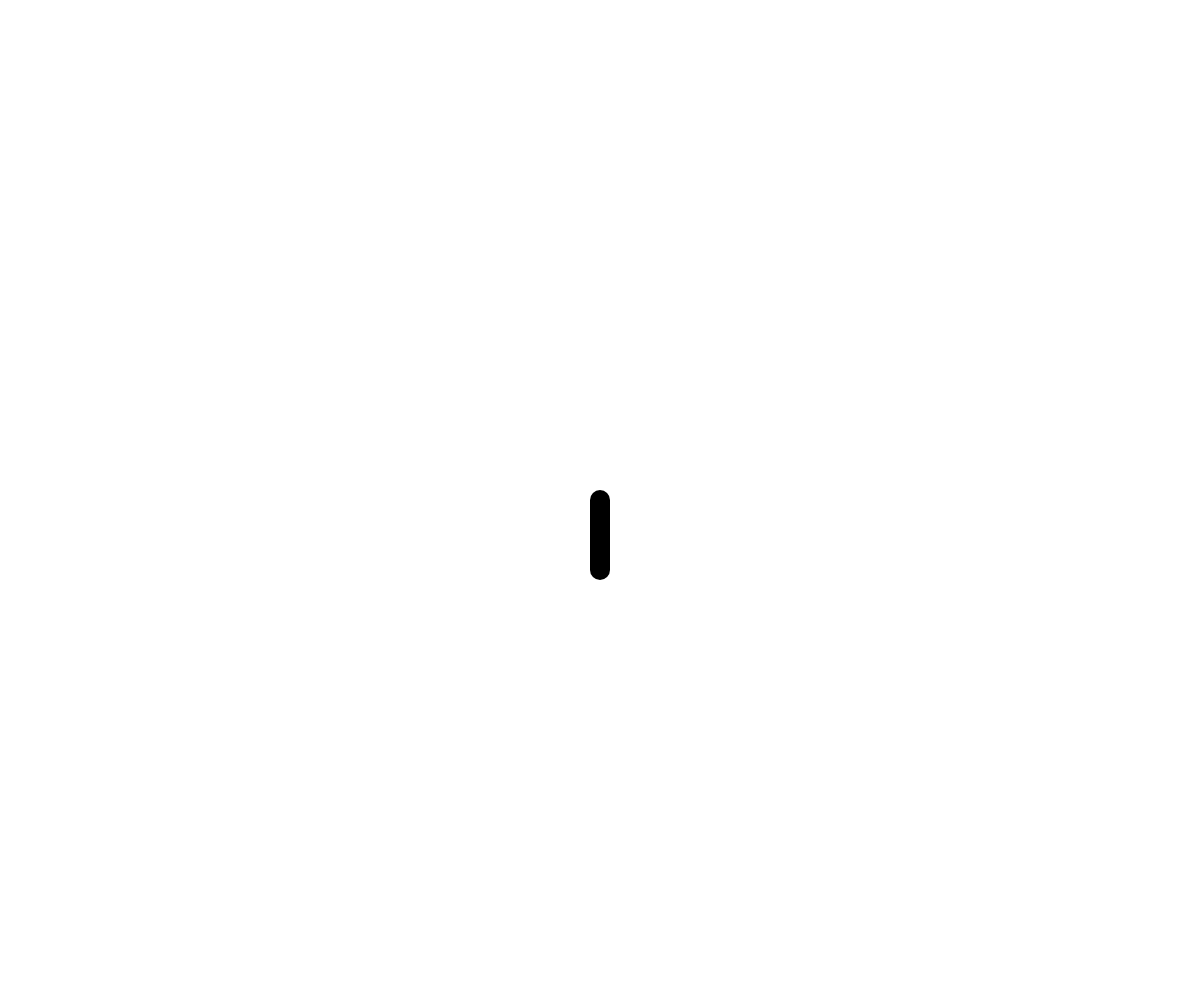
Frame 1 (no input)
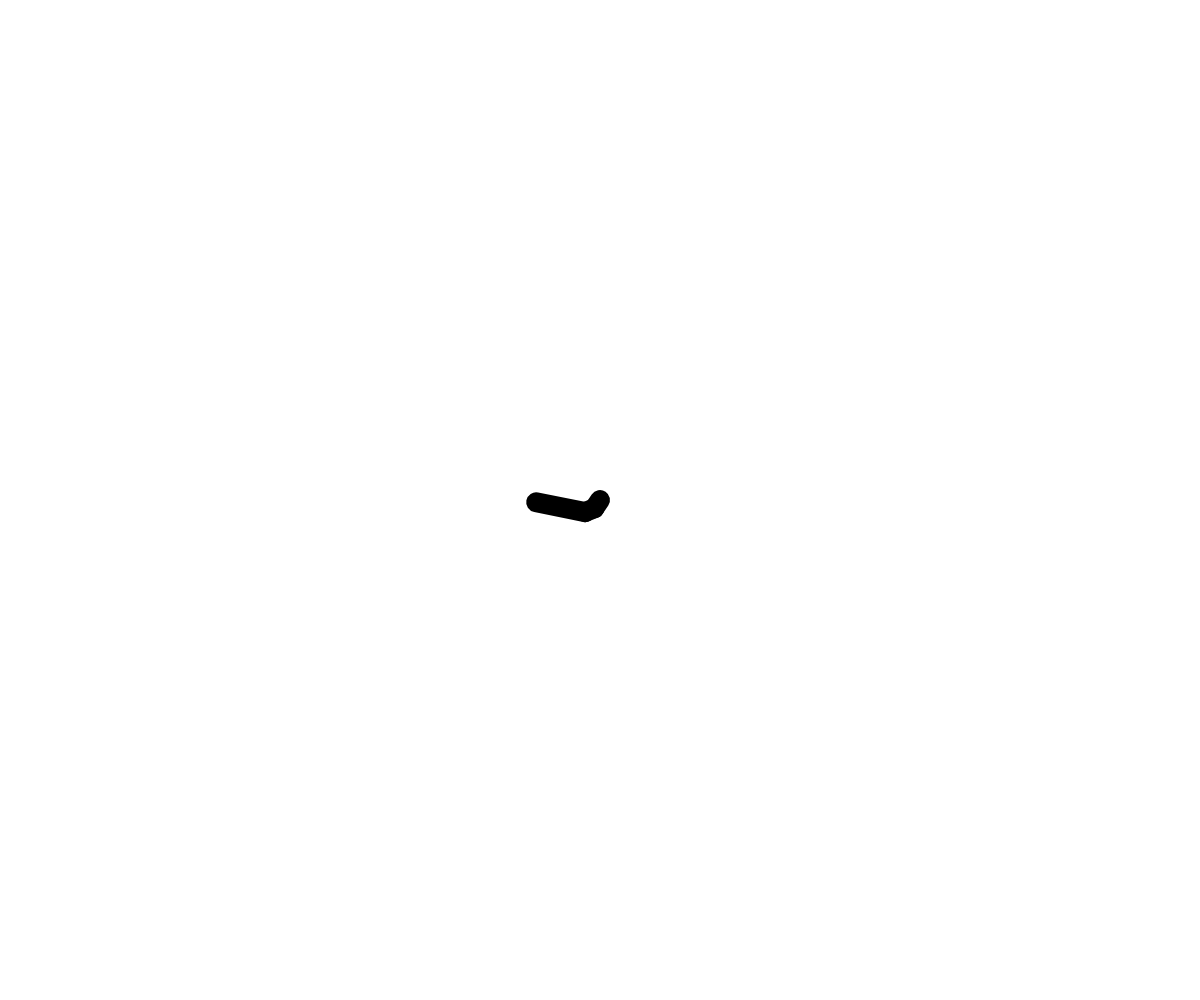
Frame 60 (no input)
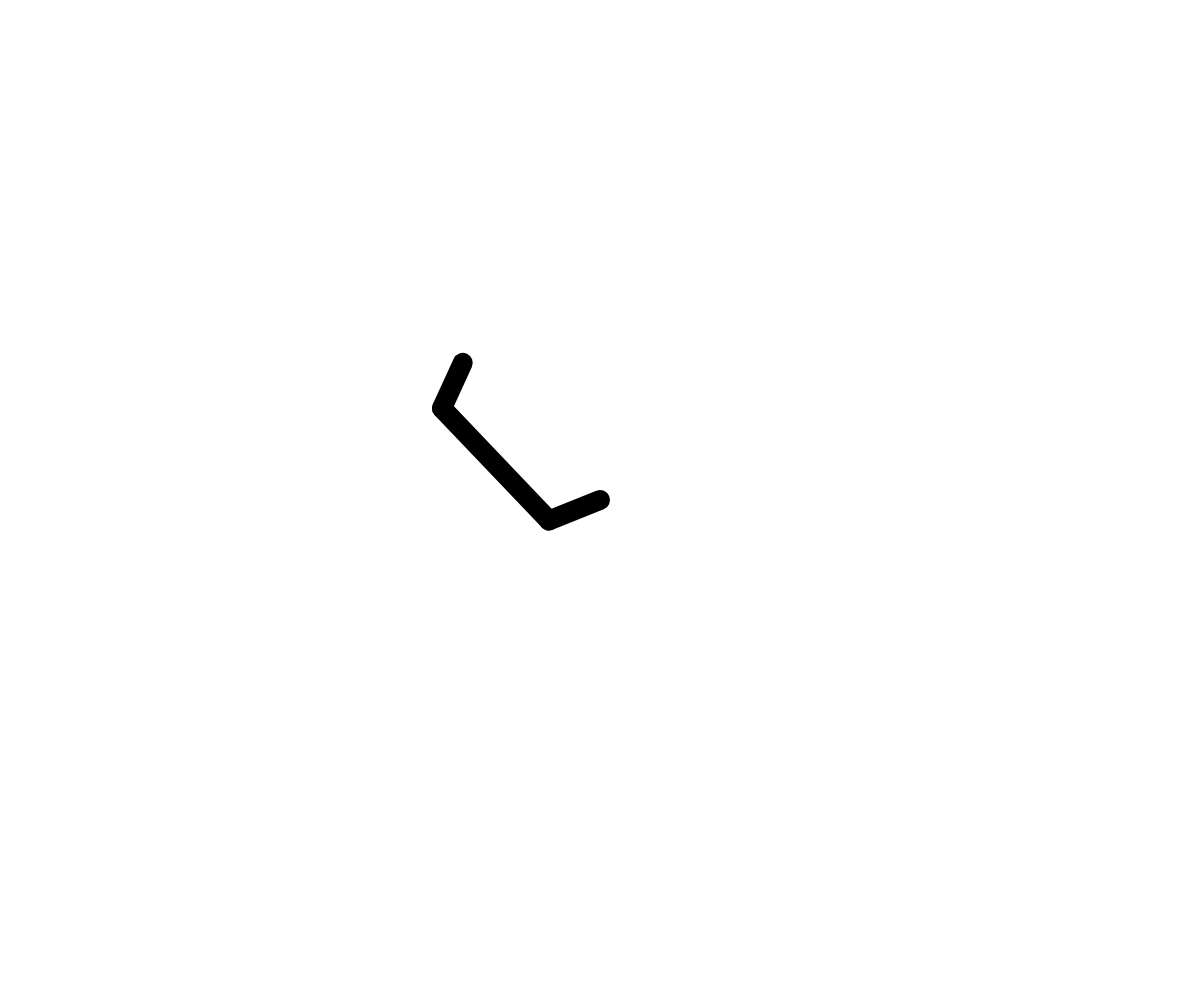
Frame 120 (the mouse pressed at the canvas centre since frame 60)

The p5.js sketch that drew these frames (run headless with seeded random() and noise() and a simulated clock; from frame 60 on, the mouse is pressed at the canvas centre):

// p5.js sketch
// ── sketch.js
var angle = 0.0;
var speed = 0.01;

function setup() {
  createCanvas(windowWidth, windowHeight);
  fill(0);
  strokeWeight(20);
}

function draw() {
  var l0 = map(mouseX, 0, width, 10, 100);
  var l1 = map(mouseY, 0, height, 10, 300);
  
  background(255);
  push();
  
  translate(width / 2, height / 2);
  rotate(angle);
  line(0, 0, 0, l0);
  
  translate(0, l0);
  rotate(angle);
  line(0, 0, 0, l1);
  
  translate(0, l1);
  rotate(angle);
  line(0, 0, 0, 50);
  
  pop();

  angle += speed;

}
